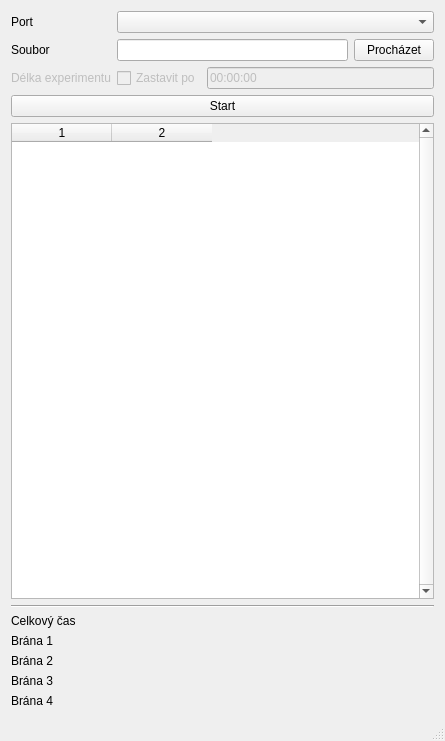
<?xml version="1.0" encoding="UTF-8"?>
<ui version="4.0">
 <class>socratesClass</class>
 <widget class="QMainWindow" name="socratesClass">
  <property name="geometry">
   <rect>
    <x>0</x>
    <y>0</y>
    <width>445</width>
    <height>741</height>
   </rect>
  </property>
  <property name="windowTitle">
   <string>socrates</string>
  </property>
  <widget class="QWidget" name="centralWidget">
   <layout class="QVBoxLayout" name="verticalLayout" stretch="0,0,1">
    <item>
     <layout class="QFormLayout" name="controlLayout">
      <item row="0" column="0">
       <widget class="QLabel" name="portLabel">
        <property name="text">
         <string>Port</string>
        </property>
       </widget>
      </item>
      <item row="0" column="1">
       <widget class="QComboBox" name="portCombo"/>
      </item>
      <item row="1" column="0">
       <widget class="QLabel" name="fileLabel">
        <property name="text">
         <string>Soubor</string>
        </property>
       </widget>
      </item>
      <item row="1" column="1">
       <layout class="QHBoxLayout" name="fileLayout" stretch="1,0">
        <item>
         <widget class="QLineEdit" name="fileLine">
          <property name="readOnly">
           <bool>true</bool>
          </property>
         </widget>
        </item>
        <item>
         <widget class="QPushButton" name="fileBrowseButton">
          <property name="text">
           <string>Procházet</string>
          </property>
         </widget>
        </item>
       </layout>
      </item>
      <item row="2" column="0">
       <widget class="QLabel" name="label">
        <property name="enabled">
         <bool>false</bool>
        </property>
        <property name="text">
         <string>Délka experimentu</string>
        </property>
       </widget>
      </item>
      <item row="2" column="1">
       <layout class="QHBoxLayout" name="timeLayout">
        <item>
         <widget class="QCheckBox" name="stopCheckbox">
          <property name="enabled">
           <bool>false</bool>
          </property>
          <property name="text">
           <string>Zastavit po</string>
          </property>
         </widget>
        </item>
        <item>
         <widget class="QLineEdit" name="timeLine">
          <property name="enabled">
           <bool>false</bool>
          </property>
          <property name="inputMask">
           <string>00:00:00</string>
          </property>
          <property name="text">
           <string>00:00:00</string>
          </property>
         </widget>
        </item>
       </layout>
      </item>
     </layout>
    </item>
    <item>
     <widget class="QPushButton" name="startStopButton">
      <property name="text">
       <string>Start</string>
      </property>
     </widget>
    </item>
    <item>
     <layout class="QVBoxLayout" name="resultsLayout" stretch="1,0,0">
      <item>
       <widget class="QTableWidget" name="resultTableWidget">
        <property name="verticalScrollBarPolicy">
         <enum>Qt::ScrollBarAlwaysOn</enum>
        </property>
        <property name="horizontalScrollBarPolicy">
         <enum>Qt::ScrollBarAlwaysOff</enum>
        </property>
        <property name="showGrid">
         <bool>false</bool>
        </property>
        <property name="columnCount">
         <number>2</number>
        </property>
        <column/>
        <column/>
       </widget>
      </item>
      <item>
       <widget class="Line" name="line">
        <property name="orientation">
         <enum>Qt::Horizontal</enum>
        </property>
       </widget>
      </item>
      <item>
       <layout class="QFormLayout" name="totalLayout">
        <item row="0" column="0">
         <widget class="QLabel" name="timeLabel">
          <property name="text">
           <string>Celkový čas</string>
          </property>
         </widget>
        </item>
        <item row="1" column="0">
         <widget class="QLabel" name="gate1desc">
          <property name="text">
           <string>Brána 1</string>
          </property>
         </widget>
        </item>
        <item row="2" column="0">
         <widget class="QLabel" name="gate2desc">
          <property name="text">
           <string>Brána 2</string>
          </property>
         </widget>
        </item>
        <item row="3" column="0">
         <widget class="QLabel" name="gate3desc">
          <property name="text">
           <string>Brána 3</string>
          </property>
         </widget>
        </item>
        <item row="4" column="0">
         <widget class="QLabel" name="gate4desc">
          <property name="text">
           <string>Brána 4</string>
          </property>
         </widget>
        </item>
        <item row="1" column="1">
         <widget class="QLabel" name="gate1label">
          <property name="text">
           <string/>
          </property>
         </widget>
        </item>
        <item row="2" column="1">
         <widget class="QLabel" name="gate2label">
          <property name="text">
           <string/>
          </property>
         </widget>
        </item>
        <item row="3" column="1">
         <widget class="QLabel" name="gate3label">
          <property name="text">
           <string/>
          </property>
         </widget>
        </item>
        <item row="4" column="1">
         <widget class="QLabel" name="gate4label">
          <property name="text">
           <string/>
          </property>
         </widget>
        </item>
       </layout>
      </item>
     </layout>
    </item>
   </layout>
  </widget>
  <widget class="QStatusBar" name="statusBar"/>
 </widget>
 <layoutdefault spacing="6" margin="11"/>
 <resources>
  <include location="socrates.qrc"/>
 </resources>
 <connections/>
</ui>
